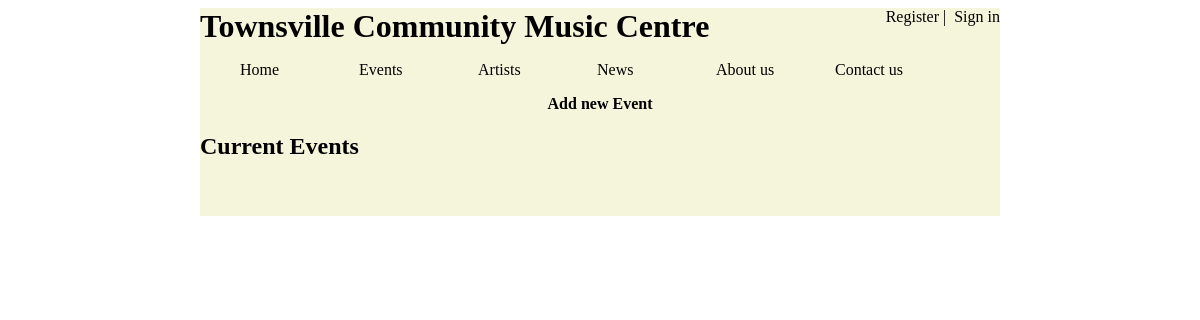
Before: /eventsView.php with the older database file.
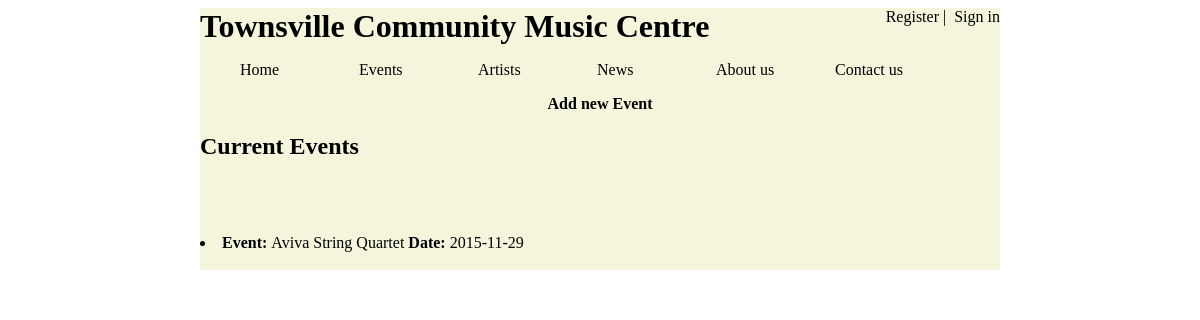
After: the same page with the newer database file.
### tables this page shows
CREATE TABLE "events" (
  "id" integer NOT NULL PRIMARY KEY AUTOINCREMENT,
  "event" text NOT NULL,
  "info" text NOT NULL,
  "location" text NULL,
  "phone" text NULL,
  "mobile" text NULL,
  "link" text NULL,
  "date" text NOT NULL,
  "artist" text NULL
);

### eventsView.php (the view, shortened to what this page needs)
<?php
include("dbconnect.php");
?>
<!doctype html>
<html>
<head>
    <link rel="stylesheet" type="text/css" href="main.css" />
</head>
<body>
<div id="content">
    <?php
    include("template.php");
    ?>
    <article class="artist">
        <b><a href="addEvent.php">Add new Event</a></b>
    </article>
<h2>Current Events</h2>
<?php
$sql = "SELECT * FROM events ORDER BY date ASC";
foreach ($dbh->query($sql) as $row) {
    ?>
    <?php
    echo '<article class="artist">';
    $date = date('Y-m-d');
    $eventDate = $row['date'];
    if($eventDate<$date){
        $id = $row['id'];
        $sql1 = "DELETE FROM events WHERE id='$id'";
        $dbh->exec($sql1);
    }else{
        echo "<li><a href='event.php?id=". $row['id']."'><b>Event: </b>".$row['event']."<b> Date: </b>".$row['date']."<br></a></li>";
    }
    echo '</article>';
    ?>
    <br>
    <?php
}
?>
</div>
</body>
</html>

### template.php
<header>
        <h1><a href="index.php">Townsville Community Music Centre</a></h1>
        <?php if(isset($_SESSION['username'])){
    echo '<a href="logout.php" class="sign" id="logout">Logout</a>';
    echo '<label for="logout" class="sign">'.$_SESSION["username"].': </label>';}
else{
    echo '<a href="login.php" class="sign">&nbsp; Sign in</a>';
    echo '<a href="register.php" class="sign">Register&nbsp;|</a>';
}?>
</header>
<nav>
    <ul>
        <li><a href="index.php">Home</a></li>
        <li><a href="eventsView.php">Events</a></li>
        <li><a href="viewArtist.php">Artists</a></li>
        <li><a href="noticeBoard.php">News</a></li>
        <li><a href="about.html">About us</a></li>
        <li><a href="#">Contact us</a></li>
    </ul>
</nav>

### main.css (style rules this page uses)
#content { width:800px; min-height: 100%; margin:0 auto; background-color:beige; }
.sign { float:right; display:inline-block; }
a { color:black; text-decoration:none; }
h1 { display:inline }
li { width:115px; display:inline-block; }
article { text-align:center; }
.artist { height:auto; }
article li { width:100%; display:list-item; text-align:left; }

Changed rows visible on the page:
added events: event "Aviva String Quartet", date "2015-11-29"
